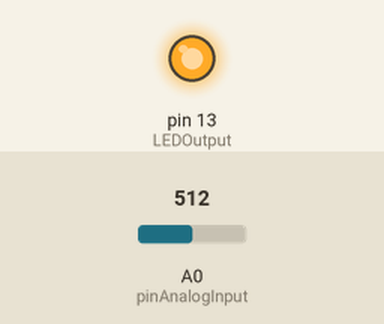
The sketch below on a simulated Arduino Uno, built with avr-gcc and run on an emulated ATmega328P. Shown: output pins drawn as LEDs (lit = HIGH). Inputs (shaded band) come from the test bench; at power-on: A0 (pinAnalogInput) = 512.

Above: at 1.3 s.
1.4 s: A0 (pinAnalogInput) set to 487
At 2.2 s:
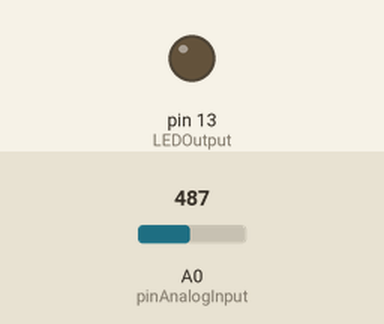
3.0 s: A0 (pinAnalogInput) set to 510
At 3.3 s:
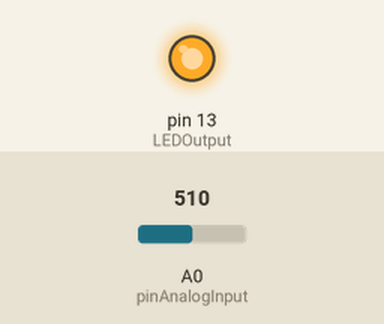
4.5 s: A0 (pinAnalogInput) set to 490
At 5.7 s:
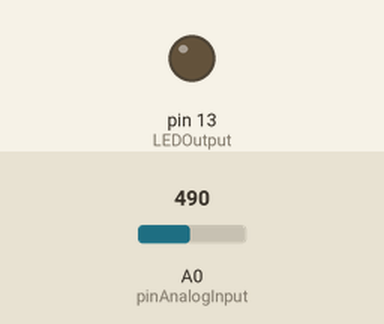
Timing chart, 0 to 7.5 s (numbered marks = the images above; inputs shaded):
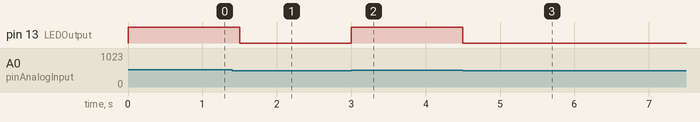

Measured:
- the behaviour switches between 500 and 499 on A0 (pinAnalogInput) (found by bisection; images 0 and 1)
- after the input at 1.4 s, pin 13 (LEDOutput): HIGH → LOW after 0.10 s
- after the input at 3.0 s, pin 13 (LEDOutput): LOW → HIGH at once
- after the input at 4.5 s, pin 13 (LEDOutput): HIGH → LOW at once

The sketch:

chapter_01_3.ino
```cpp
int pinAnalogInput  =  A0;
int LEDOutput = 13;
int valueLight =  0;

void setup() {
  pinMode(LEDOutput, OUTPUT);
}

void loop() {
  valueLight =  analogRead(pinAnalogInput);
  if (valueLight < 500) {
    digitalWrite(LEDOutput, LOW);
  } else {
    digitalWrite(LEDOutput, HIGH);
  }

  delay(500);
}
```
